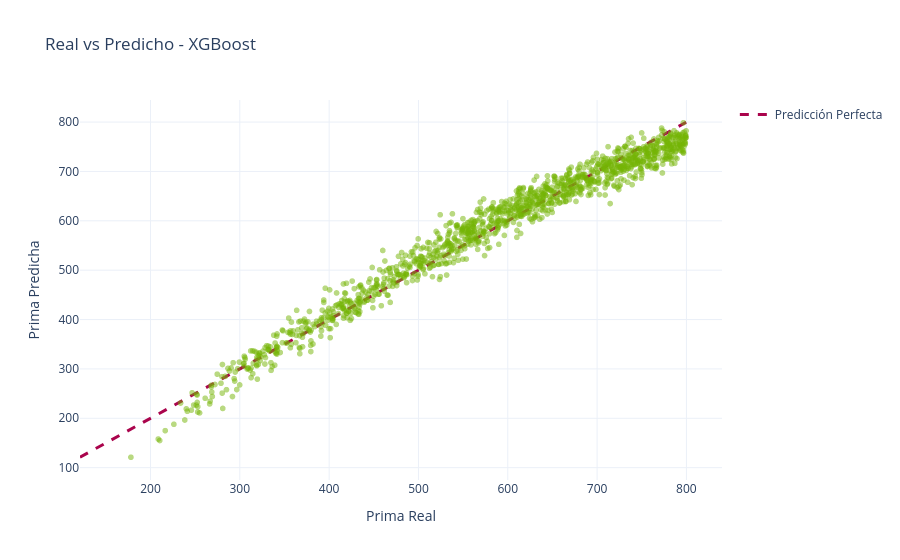

Write notebook code for a chart like this one.
### Code cell
# =========================================================
# 13. GRÁFICO REAL vs PREDICHO (PLOTLY) + GUARDADO PNG
# =========================================================

COLORES = {
    'Verde_Fuerte': '#74b404', 
    'Verde_Claro':  '#cdfc7d', 
    'Rojo_Corp':    '#aa044c', 
    'Morado_Os':    '#876784',
    'Morado_Cl':    '#b09eae'
}

y_pred = best_xgb.predict(X_test)

df_plot = pd.DataFrame({
    "Prima_real": y_test.values,
    "Prima_predicha": y_pred
})

fig = px.scatter(
    df_plot,
    x="Prima_real",
    y="Prima_predicha",
    opacity=0.5,
    color_discrete_sequence=[COLORES["Verde_Fuerte"]],
    labels={
        "Prima_real": "Prima Real",
        "Prima_predicha": "Prima Predicha"
    },
    title="Real vs Predicho - XGBoost"
)

# Línea perfecta (y = x)
min_val = min(df_plot.min())
max_val = max(df_plot.max())

fig.add_trace(
    go.Scatter(
        x=[min_val, max_val],
        y=[min_val, max_val],
        mode="lines",
        line=dict(
            color=COLORES["Rojo_Corp"],
            dash="dash",
            width=3
        ),
        name="Predicción Perfecta"
    )
)

fig.update_layout(template="plotly_white")

fig.show()

# Carpeta de salida para los gráficos
CARPETA_SALIDA = "graficos"
os.makedirs(CARPETA_SALIDA, exist_ok=True)

def guardar_grafico(fig, nombre_archivo):
    ruta = os.path.join(CARPETA_SALIDA, f"{nombre_archivo}.png")
    fig.write_image(ruta, width=1200, height=800, scale=2)
    print(f"Gráfico guardado en: {ruta}")

guardar_grafico(fig, "real_vs_predicho_xgboost")

### Figure 1 — Plotly figure (JSON) as saved in the notebook; plotly's stock layout.template omitted (floating-point values rounded to 4 significant figures; data arrays with more than 128 entries replaced by an {"elided": "..."} marker saying what was removed)
{"data": [{"hovertemplate": "Prima Real=%{x}<br>Prima Predicha=%{y}<extra></extra>", "legendgroup": "", "marker": {"color": "#74b404", "opacity": 0.5, "symbol": "circle"}, "mode": "markers", "name": "", "showlegend": false, "type": "scattergl", "x": {"elided": "1328 float values"}, "xaxis": "x", "y": {"elided": "1328 float values"}, "yaxis": "y"}, {"line": {"color": "#aa044c", "dash": "dash", "width": 3}, "mode": "lines", "name": "Predicción Perfecta", "type": "scatter", "x": [121.1, 799.7], "y": [121.1, 799.7]}], "layout": {"legend": {"tracegroupgap": 0}, "title": {"text": "Real vs Predicho - XGBoost"}, "xaxis": {"anchor": "y", "domain": [0, 1], "title": {"text": "Prima Real"}}, "yaxis": {"anchor": "x", "domain": [0, 1], "title": {"text": "Prima Predicha"}}}}
